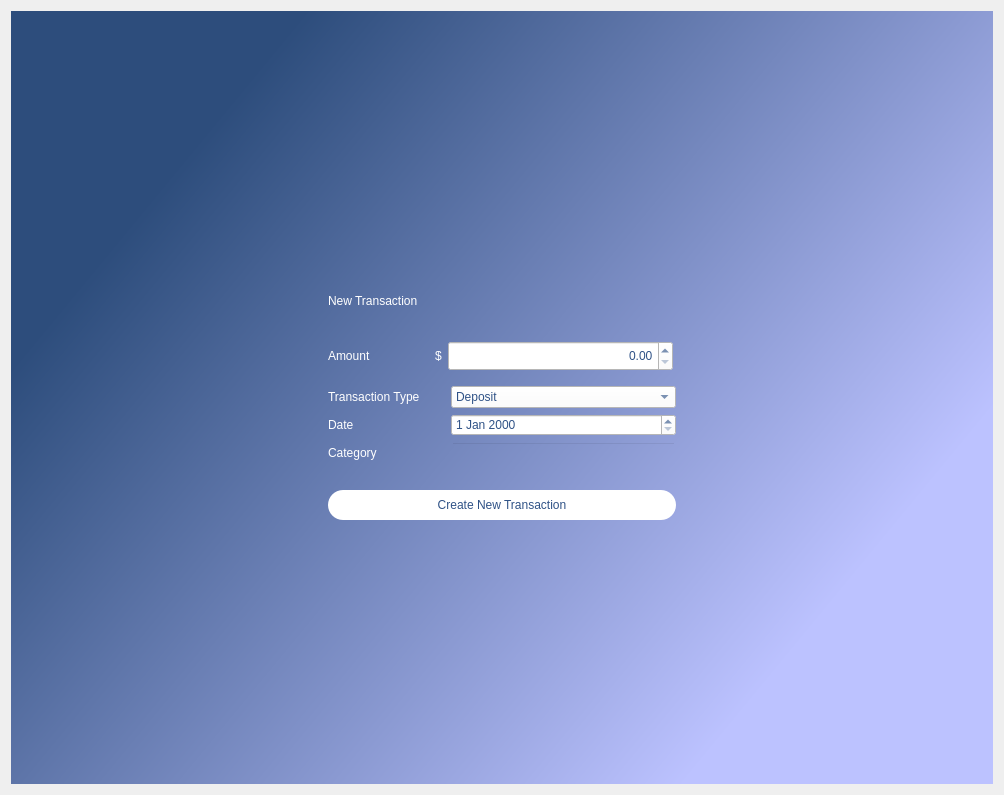
<?xml version="1.0" encoding="UTF-8"?>
<ui version="4.0">
 <class>Dialog</class>
 <widget class="QDialog" name="Dialog">
  <property name="geometry">
   <rect>
    <x>0</x>
    <y>0</y>
    <width>1004</width>
    <height>795</height>
   </rect>
  </property>
  <property name="windowTitle">
   <string>Dialog</string>
  </property>
  <layout class="QGridLayout" name="gridLayout_3">
   <item row="0" column="0">
    <widget class="QWidget" name="backGroundWidget" native="true">
     <property name="styleSheet">
      <string notr="true">QWidget#backGroundWidget{
background-color: qlineargradient(spread:pad, x1:0.0567727, y1:0.375, x2:0.784, y2:0.846, stop:0 rgba(45, 77, 124, 255), stop:1 rgba(188, 194, 255, 255));}</string>
     </property>
     <layout class="QGridLayout" name="gridLayout">
      <item row="5" column="2">
       <widget class="QWidget" name="widgetRightMargin" native="true">
        <property name="minimumSize">
         <size>
          <width>50</width>
          <height>0</height>
         </size>
        </property>
       </widget>
      </item>
      <item row="5" column="1">
       <widget class="QWidget" name="widgetContent" native="true">
        <property name="minimumSize">
         <size>
          <width>0</width>
          <height>250</height>
         </size>
        </property>
        <property name="maximumSize">
         <size>
          <width>500</width>
          <height>16777215</height>
         </size>
        </property>
        <layout class="QGridLayout" name="gridLayout_4">
         <item row="5" column="0" colspan="2">
          <widget class="QLabel" name="labelError">
           <property name="styleSheet">
            <string notr="true">color: rgb(255, 0, 0);
font: 10pt &quot;Segoe UI&quot;;</string>
           </property>
           <property name="text">
            <string/>
           </property>
          </widget>
         </item>
         <item row="4" column="1" alignment="Qt::AlignRight">
          <widget class="QLineEdit" name="lineEditCategory">
           <property name="minimumSize">
            <size>
             <width>225</width>
             <height>0</height>
            </size>
           </property>
           <property name="maximumSize">
            <size>
             <width>225</width>
             <height>16777215</height>
            </size>
           </property>
           <property name="styleSheet">
            <string notr="true">background-color: rgba(0,0,0,0);
font: 14pt &quot;Segoe UI&quot;;
border-color: rgb(255, 255, 255);</string>
           </property>
          </widget>
         </item>
         <item row="6" column="0" colspan="2">
          <widget class="QPushButton" name="buttonCreateNewTransaction">
           <property name="minimumSize">
            <size>
             <width>0</width>
             <height>30</height>
            </size>
           </property>
           <property name="styleSheet">
            <string notr="true">border-radius:15px;
font: 16pt &quot;Segoe UI&quot;;
background-color: rgb(255, 255, 255);
color: rgb(47, 82, 134);</string>
           </property>
           <property name="text">
            <string>Create New Transaction</string>
           </property>
          </widget>
         </item>
         <item row="1" column="0">
          <widget class="QLabel" name="labelAmount">
           <property name="styleSheet">
            <string notr="true">font: 12pt &quot;Segoe UI&quot;;
color: rgb(255, 255, 255)</string>
           </property>
           <property name="text">
            <string>Amount</string>
           </property>
          </widget>
         </item>
         <item row="3" column="1" alignment="Qt::AlignRight|Qt::AlignVCenter">
          <widget class="QDateEdit" name="dateEditTransactionDate">
           <property name="minimumSize">
            <size>
             <width>225</width>
             <height>0</height>
            </size>
           </property>
           <property name="maximumSize">
            <size>
             <width>225</width>
             <height>16777215</height>
            </size>
           </property>
           <property name="styleSheet">
            <string notr="true">font: 16pt &quot;Segoe UI&quot;;
background-color: rgb(255, 255, 255);
color: rgb(47, 82, 134);</string>
           </property>
          </widget>
         </item>
         <item row="0" column="0" colspan="2">
          <widget class="QLabel" name="labelNewAccount">
           <property name="minimumSize">
            <size>
             <width>0</width>
             <height>50</height>
            </size>
           </property>
           <property name="maximumSize">
            <size>
             <width>16777215</width>
             <height>16777215</height>
            </size>
           </property>
           <property name="styleSheet">
            <string notr="true">font: 36pt &quot;Segoe UI&quot;;
color: rgb(255, 255, 255)</string>
           </property>
           <property name="text">
            <string>New Transaction</string>
           </property>
          </widget>
         </item>
         <item row="3" column="0">
          <widget class="QLabel" name="labelDate">
           <property name="minimumSize">
            <size>
             <width>0</width>
             <height>15</height>
            </size>
           </property>
           <property name="maximumSize">
            <size>
             <width>16777215</width>
             <height>16777215</height>
            </size>
           </property>
           <property name="styleSheet">
            <string notr="true">font: 12pt &quot;Segoe UI&quot;;
color: rgb(255, 255, 255)</string>
           </property>
           <property name="text">
            <string>Date</string>
           </property>
          </widget>
         </item>
         <item row="4" column="0">
          <widget class="QLabel" name="labelCategory">
           <property name="minimumSize">
            <size>
             <width>0</width>
             <height>15</height>
            </size>
           </property>
           <property name="styleSheet">
            <string notr="true">font: 12pt &quot;Segoe UI&quot;;
color: rgb(255, 255, 255)</string>
           </property>
           <property name="text">
            <string>Category</string>
           </property>
          </widget>
         </item>
         <item row="1" column="1">
          <widget class="QWidget" name="widgetAmount" native="true">
           <property name="minimumSize">
            <size>
             <width>250</width>
             <height>0</height>
            </size>
           </property>
           <property name="maximumSize">
            <size>
             <width>250</width>
             <height>16777215</height>
            </size>
           </property>
           <layout class="QHBoxLayout" name="horizontalLayout">
            <item alignment="Qt::AlignRight">
             <widget class="QLabel" name="labelDollarSign">
              <property name="styleSheet">
               <string notr="true">font: 12pt &quot;Segoe UI&quot;;
color: rgb(255, 255, 255)</string>
              </property>
              <property name="text">
               <string>$</string>
              </property>
             </widget>
            </item>
            <item>
             <widget class="QDoubleSpinBox" name="doubleSpinBoxAmount">
              <property name="sizePolicy">
               <sizepolicy hsizetype="Minimum" vsizetype="Fixed">
                <horstretch>0</horstretch>
                <verstretch>0</verstretch>
               </sizepolicy>
              </property>
              <property name="minimumSize">
               <size>
                <width>225</width>
                <height>30</height>
               </size>
              </property>
              <property name="maximumSize">
               <size>
                <width>225</width>
                <height>30</height>
               </size>
              </property>
              <property name="styleSheet">
               <string notr="true">font: 16pt &quot;Segoe UI&quot;;
background-color: rgb(255, 255, 255);
color: rgb(47, 82, 134);</string>
              </property>
              <property name="alignment">
               <set>Qt::AlignRight|Qt::AlignTrailing|Qt::AlignVCenter</set>
              </property>
             </widget>
            </item>
           </layout>
          </widget>
         </item>
         <item row="2" column="0">
          <widget class="QLabel" name="labelTransactionType">
           <property name="styleSheet">
            <string notr="true">font: 12pt &quot;Segoe UI&quot;;
color: rgb(255, 255, 255)</string>
           </property>
           <property name="text">
            <string>Transaction Type</string>
           </property>
          </widget>
         </item>
         <item row="2" column="1" alignment="Qt::AlignRight">
          <widget class="QComboBox" name="comboBoxTransactionType">
           <property name="minimumSize">
            <size>
             <width>225</width>
             <height>0</height>
            </size>
           </property>
           <property name="maximumSize">
            <size>
             <width>225</width>
             <height>16777215</height>
            </size>
           </property>
           <property name="styleSheet">
            <string notr="true">font: 16pt &quot;Segoe UI&quot;;
background-color: rgb(255, 255, 255);
color: rgb(47, 82, 134);</string>
           </property>
           <item>
            <property name="text">
             <string>Deposit</string>
            </property>
           </item>
           <item>
            <property name="text">
             <string>Withdrawal</string>
            </property>
           </item>
          </widget>
         </item>
        </layout>
        <zorder>labelDate</zorder>
        <zorder>labelNewAccount</zorder>
        <zorder>labelCategory</zorder>
        <zorder>labelAmount</zorder>
        <zorder>widgetAmount</zorder>
        <zorder>buttonCreateNewTransaction</zorder>
        <zorder>lineEditCategory</zorder>
        <zorder>dateEditTransactionDate</zorder>
        <zorder>labelError</zorder>
        <zorder>labelTransactionType</zorder>
        <zorder>comboBoxTransactionType</zorder>
       </widget>
      </item>
      <item row="0" column="0">
       <widget class="QWidget" name="widgetExit" native="true">
        <layout class="QGridLayout" name="gridLayout_2"/>
       </widget>
      </item>
      <item row="5" column="0">
       <widget class="QWidget" name="widgetLeftMargin" native="true">
        <property name="minimumSize">
         <size>
          <width>50</width>
          <height>0</height>
         </size>
        </property>
       </widget>
      </item>
      <item row="6" column="1">
       <widget class="QWidget" name="widgetBottomMargin" native="true">
        <property name="minimumSize">
         <size>
          <width>0</width>
          <height>25</height>
         </size>
        </property>
       </widget>
      </item>
      <item row="0" column="1">
       <widget class="QWidget" name="widgetTopMargin" native="true">
        <property name="minimumSize">
         <size>
          <width>0</width>
          <height>25</height>
         </size>
        </property>
        <layout class="QVBoxLayout" name="verticalLayout_2"/>
       </widget>
      </item>
     </layout>
    </widget>
   </item>
  </layout>
 </widget>
 <resources/>
 <connections/>
</ui>
